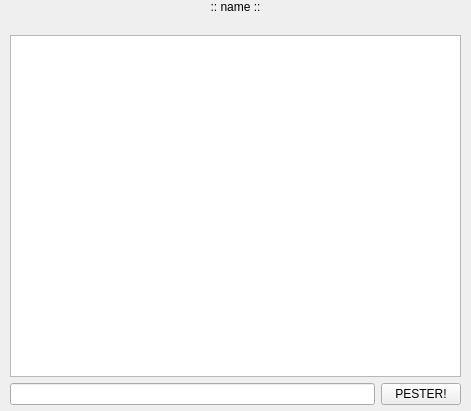
<?xml version="1.0" encoding="UTF-8"?>
<ui version="4.0">
 <class>PrivateMessageWidget</class>
 <widget class="QWidget" name="PrivateMessageWidget">
  <property name="geometry">
   <rect>
    <x>0</x>
    <y>0</y>
    <width>471</width>
    <height>411</height>
   </rect>
  </property>
  <property name="sizePolicy">
   <sizepolicy hsizetype="Maximum" vsizetype="Maximum">
    <horstretch>0</horstretch>
    <verstretch>0</verstretch>
   </sizepolicy>
  </property>
  <property name="windowTitle">
   <string>Private Message</string>
  </property>
  <property name="windowOpacity">
   <double>1.000000000000000</double>
  </property>
  <widget class="QWidget" name="verticalLayoutWidget">
   <property name="geometry">
    <rect>
     <x>0</x>
     <y>0</y>
     <width>471</width>
     <height>411</height>
    </rect>
   </property>
   <layout class="QVBoxLayout" name="verticalLayout">
    <property name="spacing">
     <number>6</number>
    </property>
    <property name="margin">
     <number>0</number>
    </property>
    <item>
     <widget class="QLabel" name="userLabel">
      <property name="sizePolicy">
       <sizepolicy hsizetype="Preferred" vsizetype="Fixed">
        <horstretch>0</horstretch>
        <verstretch>3</verstretch>
       </sizepolicy>
      </property>
      <property name="lineWidth">
       <number>1</number>
      </property>
      <property name="text">
       <string>:: name ::</string>
      </property>
      <property name="scaledContents">
       <bool>false</bool>
      </property>
      <property name="alignment">
       <set>Qt::AlignCenter</set>
      </property>
     </widget>
    </item>
    <item>
     <layout class="QVBoxLayout" name="verticalLayout_2">
      <property name="leftMargin">
       <number>10</number>
      </property>
      <property name="topMargin">
       <number>15</number>
      </property>
      <property name="rightMargin">
       <number>10</number>
      </property>
      <property name="bottomMargin">
       <number>6</number>
      </property>
      <item>
       <widget class="QTextBrowser" name="userOutput">
        <property name="readOnly">
         <bool>true</bool>
        </property>
        <property name="openExternalLinks">
         <bool>true</bool>
        </property>
       </widget>
      </item>
      <item>
       <layout class="QHBoxLayout" name="horizontalLayout">
        <property name="spacing">
         <number>6</number>
        </property>
        <property name="rightMargin">
         <number>0</number>
        </property>
        <property name="bottomMargin">
         <number>0</number>
        </property>
        <item>
         <widget class="QLineEdit" name="userInput">
          <property name="sizePolicy">
           <sizepolicy hsizetype="Expanding" vsizetype="Maximum">
            <horstretch>0</horstretch>
            <verstretch>0</verstretch>
           </sizepolicy>
          </property>
         </widget>
        </item>
        <item>
         <widget class="QPushButton" name="sendButton">
          <property name="sizePolicy">
           <sizepolicy hsizetype="Maximum" vsizetype="Maximum">
            <horstretch>0</horstretch>
            <verstretch>0</verstretch>
           </sizepolicy>
          </property>
          <property name="text">
           <string>PESTER!</string>
          </property>
         </widget>
        </item>
       </layout>
      </item>
     </layout>
    </item>
   </layout>
  </widget>
 </widget>
 <resources/>
 <connections/>
</ui>
